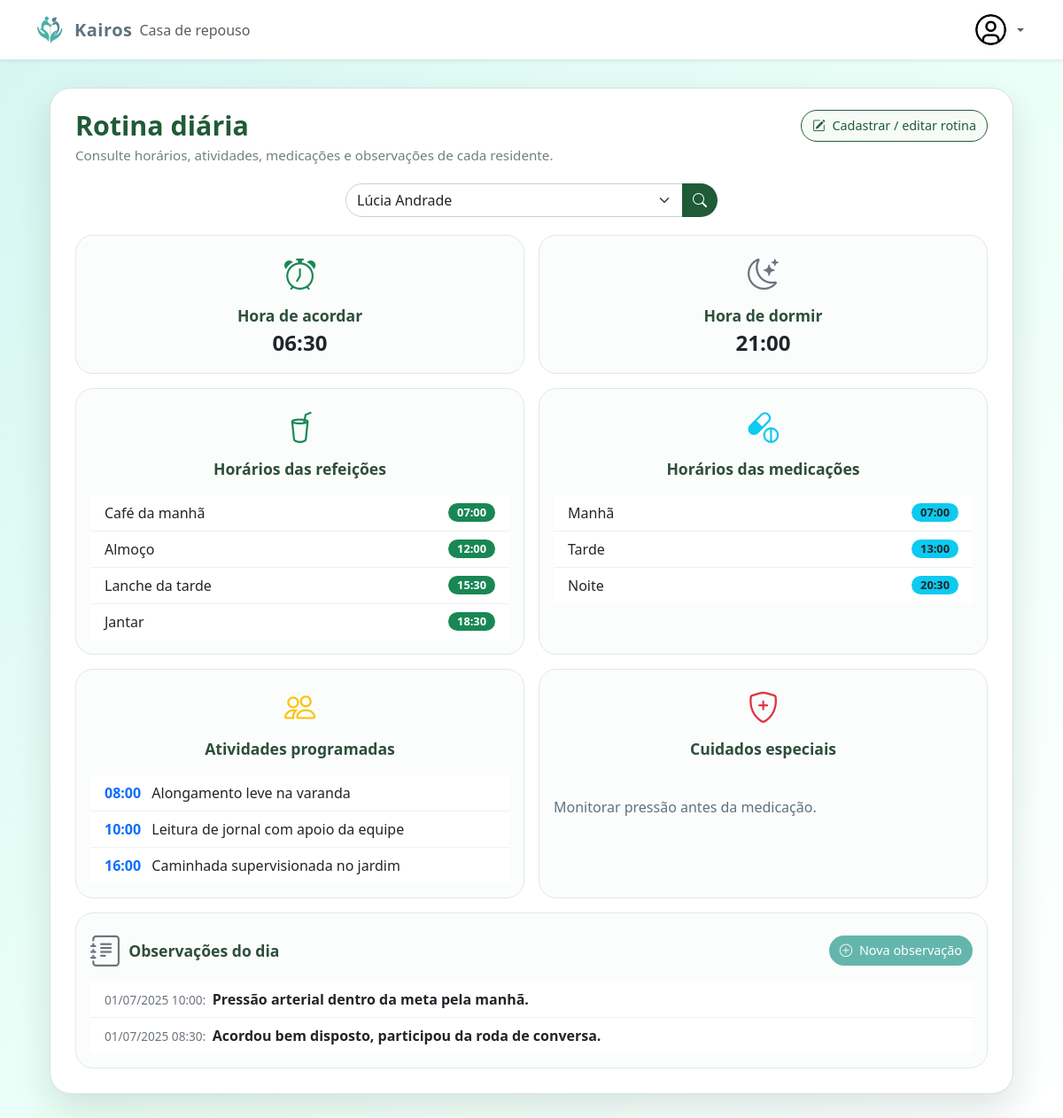
/rotina.php?residente_id=201 (signed in), run on the app's committed database.
### tables this page shows
CREATE TABLE `tb_rotina_residente` (
  `id` int(11) NOT NULL,
  `resident_id` int(11) NOT NULL,
  `hora_acordar` time NOT NULL,
  `hora_dormir` time NOT NULL,
  `refeicao_cafe` time NOT NULL,
  `refeicao_almoco` time NOT NULL,
  `refeicao_lanche` time NOT NULL,
  `refeicao_jantar` time NOT NULL,
  `medicacao_manha` time NOT NULL,
  `medicacao_tarde` time NOT NULL,
  `medicacao_noite` time NOT NULL,
  `cuidados_especiais` text DEFAULT NULL,
  `criado_em` datetime DEFAULT current_timestamp(),
  `atualizado_em` datetime DEFAULT current_timestamp() ON UPDATE current_timestamp()
);

CREATE TABLE `tb_rotina_atividade` (
  `id` int(11) NOT NULL,
  `rotina_id` int(11) NOT NULL,
  `hora` time NOT NULL,
  `descricao` varchar(255) NOT NULL
);

CREATE TABLE `tb_observacoes_dia` (
  `id` int(11) NOT NULL,
  `resident_id` int(11) NOT NULL,
  `observacao` text NOT NULL,
  `data_hora` datetime NOT NULL DEFAULT current_timestamp()
);

### rotina.php (the view, shortened to what this page needs)
<?php
include_once "header.php";
include_once "dbConnection.php";
$residentes = [];
try {
    $stmt = $pdo->query("
        SELECT r.id, r.nome
        FROM tb_residentes r
        INNER JOIN tb_rotina_residente rr ON rr.resident_id = r.id
        GROUP BY r.id, r.nome
        ORDER BY r.nome
    ");
    $residentes = $stmt->fetchAll(PDO::FETCH_ASSOC);
} catch (Exception $e) {
    echo '<div class="alert alert-danger text-center">Erro ao buscar residentes: ' . htmlspecialchars($e->getMessage()) . '</div>';
}
$residente_id = $_GET['residente_id'] ?? ($_POST['residente_id'] ?? '');
$residente = null;
$rotina = null;
$atividades = [];
$cuidados = '';
$observacoes = [];
if ($residente_id) {
    $stmt = $pdo->prepare("SELECT * FROM tb_residentes WHERE id = ?");
    $stmt->execute([$residente_id]);
    $residente = $stmt->fetch(PDO::FETCH_ASSOC);
    if ($residente) {
        $stmt = $pdo->prepare("SELECT * FROM tb_rotina_residente WHERE resident_id = ? ORDER BY criado_em DESC LIMIT 1");
        $stmt->execute([$residente['id']]);
        $rotina = $stmt->fetch(PDO::FETCH_ASSOC);
        if ($rotina) {
            $stmt = $pdo->prepare("SELECT * FROM tb_rotina_atividade WHERE rotina_id = ? ORDER BY hora");
            $stmt->execute([$rotina['id']]);
            $atividades = $stmt->fetchAll(PDO::FETCH_ASSOC);
            $cuidados = $rotina['cuidados_especiais'];
        }
    }
}
if ($residente_id) {
    $stmt = $pdo->prepare("SELECT observacao, data_hora FROM tb_observacoes_dia WHERE resident_id = ? ORDER BY data_hora DESC");
    $stmt->execute([$residente_id]);
    $observacoes = $stmt->fetchAll(PDO::FETCH_ASSOC);
}
?>
<main>
  <div class="page-shell">
    <div class="page-card">
      <header class="mb-3 d-flex justify-content-between align-items-start flex-wrap gap-2">
        <div>
          <h1 class="page-header-title mb-1">Rotina diária</h1>
          <p class="page-header-sub mb-0">
            Consulte horários, atividades, medicações e observações de cada residente.
          </p>
        </div>
        <a href="rotinaCadastro.php" class="btn btn-pill-primary">
          <i class="bi bi-pencil-square me-1"></i> Cadastrar / editar rotina
        </a>
      </header>
      <section class="search-shell text-center">
        <form class="d-flex justify-content-center" method="get" action="rotina.php">
          <div class="input-group" style="max-width:420px;">
            <select class="form-select search-select" name="residente_id" required>
              <?php foreach ($residentes as $r): ?>
                <option value="<?= $r['id'] ?>" <?= ($residente_id == $r['id']) ? 'selected' : '' ?>>
                  <?= htmlspecialchars($r['nome']) ?>
                </option>
              <?php endforeach; ?>
            </select>
            <button class="btn btn-search" type="submit">
              <i class="bi bi-search"></i>
            </button>
          </div>
        </form>
      </section>
      <?php if ($residente && $rotina): ?>
        <section class="mb-3">
          <div class="row g-3">
            <div class="col-md-6">
              <div class="card summary-card">
                <div class="card-body text-center py-3">
                  <i class="bi bi-alarm summary-icon text-success"></i>
                  <div class="mt-2 section-title">Hora de acordar</div>
                  <div class="fs-4 fw-semibold">
                    <?= htmlspecialchars(substr($rotina['hora_acordar'],0,5)) ?>
                  </div>
                </div>
              </div>
            </div>
            <div class="col-md-6">
              <div class="card summary-card">
                <div class="card-body text-center py-3">
                  <i class="bi bi-moon-stars summary-icon text-secondary"></i>
                  <div class="mt-2 section-title">Hora de dormir</div>
                  <div class="fs-4 fw-semibold">
                    <?= htmlspecialchars(substr($rotina['hora_dormir'],0,5)) ?>
                  </div>
                </div>
              </div>
            </div>
          </div>
        </section>
        <section class="mt-2">
          <div class="row g-3">
            <div class="col-md-6">
              <div class="card summary-card h-100">
                <div class="card-body">
                  <div class="text-center">
                    <i class="bi bi-cup-straw summary-icon text-success"></i>
                    <div class="mt-2 section-title">Horários das refeições</div>
                  </div>
                  <ul class="list-group list-group-flush mt-3">
                    <li class="list-group-item d-flex justify-content-between align-items-center">
                      Café da manhã
                      <span class="badge bg-success badge-time">
                        <?= htmlspecialchars(substr($rotina['refeicao_cafe'],0,5)) ?>
                      </span>
                    </li>
                    <li class="list-group-item d-flex justify-content-between align-items-center">
                      Almoço
                      <span class="badge bg-success badge-time">
                        <?= htmlspecialchars(substr($rotina['refeicao_almoco'],0,5)) ?>
                      </span>
                    </li>
                    <li class="list-group-item d-flex justify-content-between align-items-center">
                      Lanche da tarde
                      <span class="badge bg-success badge-time">
                        <?= htmlspecialchars(substr($rotina['refeicao_lanche'],0,5)) ?>
                      </span>
                    </li>
                    <li class="list-group-item d-flex justify-content-between align-items-center">
                      Jantar
                      <span class="badge bg-success badge-time">
                        <?= htmlspecialchars(substr($rotina['refeicao_jantar'],0,5)) ?>
                      </span>
                    </li>
                  </ul>
                </div>
              </div>
            </div>
            <div class="col-md-6">
              <div class="card summary-card h-100">
                <div class="card-body">
                  <div class="text-center">
                    <i class="bi bi-capsule-pill summary-icon text-info"></i>
                    <div class="mt-2 section-title">Horários das medicações</div>
                  </div>
                  <ul class="list-group list-group-flush mt-3">
                    <li class="list-group-item d-flex justify-content-between align-items-center">
                      Manhã
                      <span class="badge bg-info text-dark badge-time">
                        <?= htmlspecialchars(substr($rotina['medicacao_manha'],0,5)) ?>
                      </span>
                    </li>
                    <li class="list-group-item d-flex justify-content-between align-items-center">
                      Tarde
                      <span class="badge bg-info text-dark badge-time">
                        <?= htmlspecialchars(substr($rotina['medicacao_tarde'],0,5)) ?>
                      </span>
                    </li>
                    <li class="list-group-item d-flex justify-content-between align-items-center">
                      Noite
                      <span class="badge bg-info text-dark badge-time">
                        <?= htmlspecialchars(substr($rotina['medicacao_noite'],0,5)) ?>
                      </span>
                    </li>
                  </ul>
                </div>
              </div>
            </div>
            <div class="col-md-6">
              <div class="card summary-card h-100">
                <div class="card-body">
                  <div class="text-center">
                    <i class="bi bi-people summary-icon text-warning"></i>
                    <div class="mt-2 section-title">Atividades programadas</div>
                  </div>
                  <ul class="list-group list-group-flush mt-3">
                    <?php foreach ($atividades as $atv): ?>
                      <li class="list-group-item">
                        <span class="fw-bold text-primary me-2">
                          <?= htmlspecialchars(substr($atv['hora'],0,5)) ?>
                        </span>
                        <?= htmlspecialchars($atv['descricao']) ?>
                      </li>
                    <?php endforeach; ?>
                  </ul>
                </div>
              </div>
            </div>
            <div class="col-md-6">
              <div class="card summary-card h-100">
                <div class="card-body">
                  <div class="text-center">
                    <i class="bi bi-shield-plus summary-icon text-danger"></i>
                    <div class="mt-2 section-title">Cuidados especiais</div>
                  </div>
                  <div class="mt-3">
                    <p class="mb-0" style="white-space:pre-line;">
                      <?= nl2br(htmlspecialchars($cuidados)) ?>
                    </p>
                  </div>
                </div>
              </div>
            </div>
            <div class="col-12">
              <div class="card summary-card">
                <div class="card-body">
                  <div class="d-flex align-items-center justify-content-between flex-wrap gap-2 mb-2">
                    <div class="d-flex align-items-center gap-2">
                      <i class="bi bi-journal-text summary-icon text-secondary"></i>
                      <div class="section-title mb-0">Observações do dia</div>
                    </div>
                    <?php if ($residente_id): ?>
                      <button type="button"
                              class="btn btn-pill-accent"
                              data-bs-toggle="modal"
                              data-bs-target="#novaObservacaoModal">
                        <i class="bi bi-plus-circle me-1"></i> Nova observação
                      </button>
                    <?php endif; ?>
                  </div>
                  <ul class="list-group list-group-flush mt-2">
                    <?php foreach ($observacoes as $obs): ?>
                      <li class="list-group-item">
                        <span class="text-secondary" style="font-size:0.85rem;">
                          <?= date('d/m/Y H:i', strtotime($obs['data_hora'])) ?>:
                        </span>
                        <span class="fw-semibold ms-1">
                          <?= htmlspecialchars($obs['observacao']) ?>
                        </span>
                      </li>
                    <?php endforeach; ?>
                  </ul>
                </div>
              </div>
            </div>
          </div>
        </section>
      <?php elseif ($residente_id): ?>
        <div class="alert alert-warning text-center mt-4">
          Residente não encontrado ou sem rotina cadastrada.
        </div>
      <?php endif; ?>
    </div>
  </div>
</main>
<link rel="stylesheet" href="https://cdn.jsdelivr.net/npm/bootstrap-icons@1.11.3/font/bootstrap-icons.min.css">
<?php include_once "footer.php"; ?>

### style.css (style rules this page uses)
p { color: #5D737E; }
body { background: linear-gradient(to bottom right, #d6f5f2, #eafff7, #ffffff); min-height: 100vh; }
.badge { font-size: 0.9rem; padding: 6px 12px; border-radius: 12px; }

### rotina.php (style rules this page uses)
body { background-color:#E5F2E8; }
.page-shell { max-width:1120px; margin:0 auto; padding:32px 16px 40px; }
.page-card { background:#FFFFFF; border-radius:24px; box-shadow:0 18px 40px rgba(12,39,26,0.12); border:1px solid #D5E3DC; padding:24px 28px 28px; }
.page-header-title { font-size:1.9rem; font-weight:700; color:#1F5B36; }
.page-header-sub { font-size:0.95rem; color:#71827A; }
.search-shell { margin-top:20px; margin-bottom:20px; }
.search-select { border-radius:999px 0 0 999px; border:1px solid #C4D5CD; }
.btn-search { border-radius:0 999px 999px 0; background:#1F5B36; border:none; color:#FFFFFF; }
.summary-card { border-radius:20px; border:1px solid #E0E9E3; background:#FBFDFC; }
.summary-icon { font-size:2.2rem; }
.section-title { font-size:1.1rem; font-weight:600; color:#2D4E3B; }
.list-group-item { border-color:#EDF3F0; }
.badge-time { border-radius:999px; padding:4px 10px; font-size:0.8rem; }
.btn-pill-primary { border-radius:999px; border:1px solid #1F5B36; background:#F6FBF8; color:#1F5B36; font-size:0.9rem; }
.btn-pill-accent { border-radius:999px; background:#64B6AC; border:none; color:#FFFFFF; font-size:0.9rem; }

### data on the page
tb_rotina_residente: hora_acordar "06:30", hora_dormir "21:00", refeicao_cafe "07:00", refeicao_almoco "12:00", refeicao_lanche "15:30", refeicao_jantar "18:30", medicacao_manha "07:00", medicacao_tarde "13:00", medicacao_noite "20:30", cuidados_especiais "Monitorar pressão antes da medicação."
tb_rotina_atividade: hora "08:00", descricao "Alongamento leve na varanda"
tb_rotina_atividade: hora "10:00", descricao "Leitura de jornal com apoio da equipe"
tb_rotina_atividade: hora "16:00", descricao "Caminhada supervisionada no jardim"
tb_observacoes_dia: data_hora "01/07/2025 10:00", observacao "Pressão arterial dentro da meta pela manhã."
tb_observacoes_dia: data_hora "01/07/2025 08:30", observacao "Acordou bem disposto, participou da roda de conversa."

### other printed values
form field residente_id "Lúcia Andrade"
